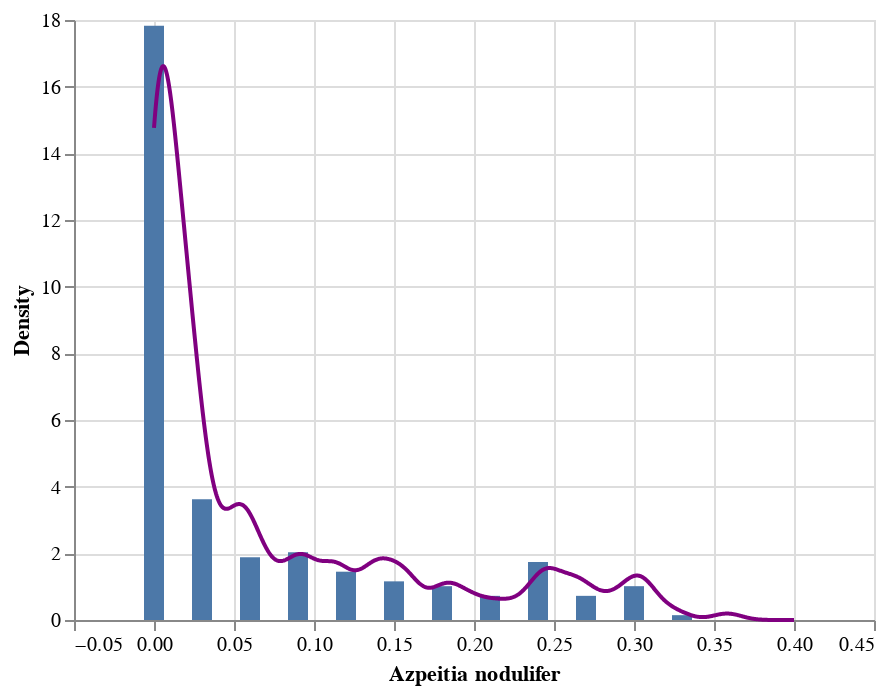

This figure's notebook cell:
### Markdown cell above
<!-- END QUESTION -->

<!-- BEGIN QUESTION -->

#### (ii) Construct a kernel density estimate of the distribution.

Create and store the KDE curve as `smooth` and layer it on top of the density histogram from part i.

(*Remember*: experiment with the bandwidth parameter, and find a value that you feel captures the shape best.)

### Code cell
smooth = alt.Chart(diatoms).transform_density(
    density = 'A_nodul', # variable to smooth
    as_ = ['Azpeitia nodulifer', 'Density'], # names of outputs
    bandwidth = 0.009, # how smooth?
    extent = [0, 0.40], # domain on which the smooth is defined
    steps = 1000 # for plotting: number of points to generate for plotting line
).mark_line(color = 'purple').encode(
    x = alt.X('Azpeitia nodulifer:Q'),
    y = alt.Y('Density:Q')
)

hist + smooth

### Figure 1 — Vega-Lite specification as saved in the notebook (floating-point values rounded to 4 significant figures; data arrays with more than 128 entries replaced by an {"elided": "..."} marker saying what was removed)
{"config": {"view": {"continuousWidth": 400, "continuousHeight": 300}}, "layer": [{"mark": {"type": "bar", "size": 10}, "encoding": {"x": {"field": "Azpeitia nodulifer", "type": "quantitative"}, "y": {"field": "Density", "type": "quantitative"}}, "transform": [{"bin": {"step": 0.03}, "field": "A_nodul", "as": "Azpeitia nodulifer"}, {"aggregate": [{"op": "count", "as": "Count"}], "groupby": ["Azpeitia nodulifer"]}, {"calculate": "datum.Count/(.03*230)", "as": "Density"}]}, {"mark": {"type": "line", "color": "purple"}, "encoding": {"x": {"field": "Azpeitia nodulifer", "type": "quantitative"}, "y": {"field": "Density", "type": "quantitative"}}, "transform": [{"density": "A_nodul", "bandwidth": 0.009, "extent": [0, 0.4], "steps": 1000, "as": ["Azpeitia nodulifer", "Density"]}]}], "data": {"name": "data-9f4e66e54759d6b46301ea3d10ce44f6"}, "$schema": "https://vega.github.io/schema/vega-lite/v4.17.0.json", "datasets": {"data-9f4e66e54759d6b46301ea3d10ce44f6": {"elided": "230 records"}}}
